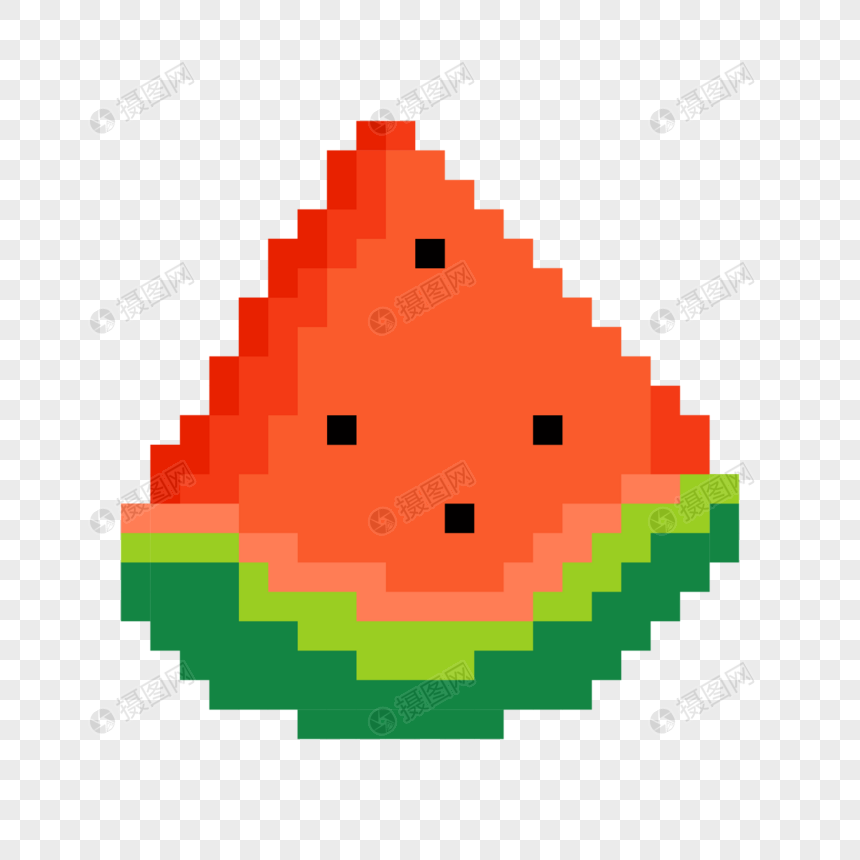
#> input picture images/_pixeltest/watermelon_src.png, 860 x 860 px
$ python -i artkit.py   (imports and definitions only)
#> lines starting #> are read from the running program, lines starting #| are printed output that depends on the picture
# -*- coding: utf-8 -*-
"""
🎨 卡牌图案绘制系统
════════════════════════════════════════════════════════════
风格定位（对齐用户手绘稿）：
  · 平涂色块（不用渐变）
  · 深色描边（统一宽度）
  · 简洁几何形状，一眼认出
  · 3~5 个颜色
  但在用户手绘的基础上补齐：
  · 线条画准（用超采样 + 抗锯齿，边缘平滑不毛）
  · 比例调好（主体占画布 65~75%）
  · 加一点明暗（只用"亮一档 + 暗一档"，不做渐变）
  · 每个形状有轻微不规则（避免"数学味"）

技术：内部用 4 倍超采样绘制 → LANCZOS 缩小 → 边缘自然平滑
      描边用"先画放大的深色轮廓，再盖上本体"实现，不用滤镜
"""
import math
import os
import sys

sys.path.insert(0, os.path.dirname(os.path.abspath(__file__)))
import numpy as np
from PIL import Image, ImageDraw, ImageFilter

# ══════════════════════════════════════════════════════════════
#  调色板 —— 基于用户手绘稿的真色，扩到"每个色相 3 档（暗/中/亮）"
#    这样既有统一体系，又够画明暗
# ══════════════════════════════════════════════════════════════
C = {
    "ink":      (36, 26, 44),

    # 红（瓤 / 攻击 / 危险）
    "red_d":    (176, 32, 40),
    "red":      (237, 28, 36),      # 用户原稿的红
    "red_l":    (255, 92, 92),

    # 绿（皮 / 治愈 / 自然）
    "green_d":  (26, 122, 58),
    "green":    (34, 177, 76),      # 用户原稿的绿
    "green_l":  (108, 214, 132),

    # 深绿（西瓜皮外圈）
    "rind_d":   (18, 104, 52),
    "rind":     (46, 148, 74),

    # 黄（光 / 火花 / 能量）
    "yel_d":    (204, 150, 20),
    "yel":      (247, 209, 84),
    "yel_l":    (255, 240, 178),

    # 蓝（水 / 冰 / 防具）
    "blu_d":    (32, 74, 128),
    "blu":      (58, 110, 168),
    "blu_l":    (128, 180, 226),

    # 棕（土 / 木）
    "brn_d":    (74, 48, 30),
    "brn":      (150, 104, 66),
    "brn_l":    (196, 152, 106),

    # 紫（毒 / 诅咒）
    "pur_d":    (78, 42, 118),
    "pur":      (138, 84, 190),
    "pur_l":    (188, 148, 232),

    # 米白 / 金属
    "paper":    (250, 246, 236),
    "white":    (255, 255, 255),
    "gray":     (150, 150, 158),
    "gray_d":   (92, 92, 100),
    "black":    (30, 26, 34),
}

S = 4                 # 超采样倍数
CANVAS = 96           # 输出画布
INK_W = 5             # 描边宽度（内部坐标，会被 4 除）


def new_layer(px=CANVAS * S):
    img = Image.new("RGBA", (px, px), (0, 0, 0, 0))
    return img, ImageDraw.Draw(img)


# [46 lines left out: functions rot, poly, ellipse, outline_pass, not called in this run]


def finish(img, canvas=CANVAS, pad=0.09, tighten=True, sharpen=True):
    """缩小 + 裁到内容(正方形) + 居中到画布"""
    small = img.resize((canvas * 3, canvas * 3), Image.LANCZOS)
    if sharpen:
        small = small.filter(ImageFilter.UnsharpMask(radius=2.2, percent=48, threshold=2))
    if tighten:
        a = np.asarray(small)
        ys, xs = np.nonzero(a[:, :, 3] > 16)
        if len(xs):
            x0, x1 = int(xs.min()), int(xs.max()) + 1
            y0, y1 = int(ys.min()), int(ys.max()) + 1
            side = int(max(x1 - x0, y1 - y0) * (1 + pad * 2))
            ccx, ccy = (x0 + x1) / 2, (y0 + y1) / 2
            x0 = int(ccx - side / 2); y0 = int(ccy - side / 2)
            small = small.crop((x0, y0, x0 + side, y0 + side))
    small = small.resize((canvas, canvas), Image.LANCZOS)
    return small

>>> import cv2
>>> picture = cv2.imread('../../images/_pixeltest/watermelon_src.png', cv2.IMREAD_GRAYSCALE)
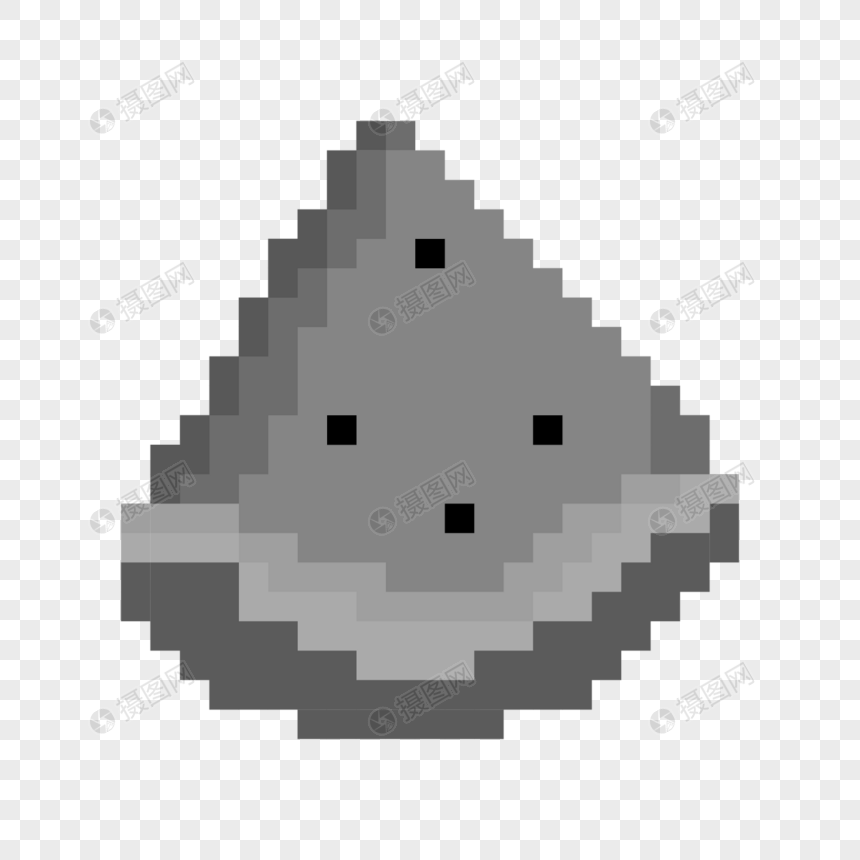
#> picture: shape (860, 860); min 0, max 255, mean 204.7
>>> result = finish(picture)
#> (the run stopped early here; a loop or call above may not have finished)
